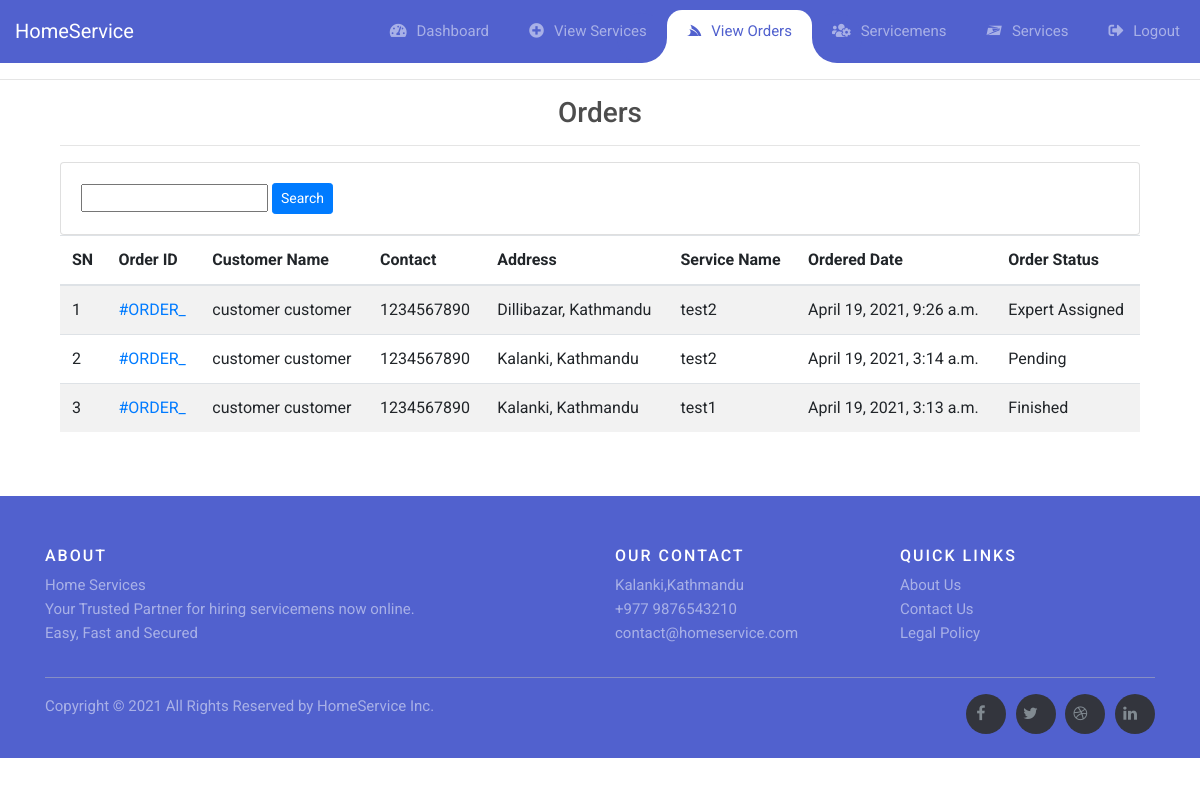
/admin-dashboard/servicemen-order/ (signed in), run on the app's committed database.
### order/models.py (models this page shows, shortened)
class Order(models.Model):
    STATUS = (
        ("Reviewed", "Reviewed"),
        ("Expert Assigned", "Expert Assigned"),
        ("Working", "Working"),
        ("Finished", "Finished"),
    )
    customer = models.ForeignKey(Customer, on_delete=models.SET_NULL, blank=True, null=True)
    service = models.ForeignKey(Service, on_delete=models.SET_NULL, blank=True, null=True)
    description = models.CharField(max_length=2000, null=True)
    date_ordered = models.DateTimeField(auto_now_add=True)
    status = models.CharField(max_length=200, null=True, choices=STATUS, default="Pending")
    street = models.CharField(max_length=100, null=True)
    address = models.CharField(max_length=100, null=True)
    servicemen = models.ForeignKey(ServiceMen, on_delete=models.SET_NULL, blank=True, null=True)
    class Meta:
        ordering = ['-date_ordered']

### accounts/models.py (models this page shows, shortened)
class Customer(models.Model):
    phone = models.CharField(max_length=15, null=True)
    address = models.CharField(max_length=200, null=True)
    created_at = models.DateTimeField(auto_now_add=True, null=True)
    created_by = models.OneToOneField(User, related_name='customeruser', on_delete=models.CASCADE)

class User(AbstractUser):
    is_customer = models.BooleanField(default=False)
    is_servicemen =  models.BooleanField(default=False)
    first_name = models.CharField(max_length=200, null=True)
    last_name = models.CharField(max_length=200, null=True)
    email = models.EmailField()

### service/models.py (models this page shows, shortened)
class Service(models.Model):
    name = models.CharField(max_length=200, null=True)
    slug = models.SlugField(max_length=255, null=True, unique=True)
    description = models.CharField(max_length=2000, null=True)
    image = models.ImageField(null=True, blank=True)

### accounts/auth.py (the view)
    def wrapper_function(request, *args, **kwargs):
        if request.user.is_staff:
            return view_function(request, *args, **kwargs)
        else:
            return redirect('service')

### accounts/auth.py (called while the page is built)
def admin_only(view_function):
    def wrapper_function(request, *args, **kwargs):
        if request.user.is_staff:
            return view_function(request, *args, **kwargs)
        else:
            return redirect('service')
    return wrapper_function

### admins/views.py (called while the page is built)
@login_required
@admin_only
def ServicemenOrderListView(request):
    allorders = Order.objects.all().order_by("-id")
    order_filter = OrderFilter(request.GET, queryset=allorders)
    order_final = order_filter.qs
    context = {
        'allorders': order_final,
        'order_filter': order_filter,
        'activate_all_order' : 'active'
    }
    return render(request, "admins/servicemenorderlist.html", context)

### admins/templates/admins/servicemenorderlist.html
{% extends 'index.html' %}
{% load static %}
{% block content %}
<div class="container">
    <div class="row">
        <div class="col-md-12">
            <h3 class="text-center">Orders</h3><hr>
            <div class="card card-body">
                <form class="form" method="get">
                    {{order_filter.form}}
                    <button class="btn btn-primary btn-sm" type="submit">Search</button>
                </form>
            </div>
            <table class="table table-striped">
                <thead>
                    <tr>
                        <th>SN</th>
                        <th>Order ID </th>
                        <th>Customer Name</th>
                        <th>Contact</th>
                        <th>Address</th>
                        <th>Service Name</th>
                        <th>Ordered Date</th>
                        <th>Order Status</th>
                    </tr>
                </thead>
                <tbody>
                    {% for order in allorders %}
                    <tr>
                        <td>{{forloop.counter}}</td>
                        <td><a href="{% url 'admin_servicemen_order_detail' order.id %}">#ORDER_</a></td>
                        <td>{{order.customer.created_by.first_name}} {{order.customer.created_by.last_name}}</td>
                        <td>{{order.customer.phone}}</td>
                        <td>{{order.street}}, {{order.address}}</td>
                        <td>{{order.service.name}}</td>
                        <td>{{order.date_ordered}}</td>
                        <td>{{order.status}}</td>
                    </tr>
                    {% endfor %}
                </tbody>
            </table>
        </div>
    </div>
</div>
{% endblock %}

### static/css/style.css (style rules this page uses)
body { font-family: 'Roboto', sans-serif; }
* { margin: 0; padding: 0; }

### static/css/mystyle.css (style rules this page uses)
h1,h2,h3,h4,h5,h6 { color:hsl(0, 0%, 30%); }

### data on the page
Order: customer.created_by.first_name "customer", customer.created_by.last_name "customer", customer.phone "1234567890", street "Dillibazar", address "Kathmandu", service.name "test2", date_ordered "April 19, 2021, 9:26 a.m.", status "Expert Assigned"
Order: customer.created_by.first_name "customer", customer.created_by.last_name "customer", customer.phone "1234567890", street "Kalanki", address "Kathmandu", service.name "test2", date_ordered "April 19, 2021, 3:14 a.m.", status "Pending"
Order: customer.created_by.first_name "customer", customer.created_by.last_name "customer", customer.phone "1234567890", street "Kalanki", address "Kathmandu", service.name "test1", date_ordered "April 19, 2021, 3:13 a.m.", status "Finished"
